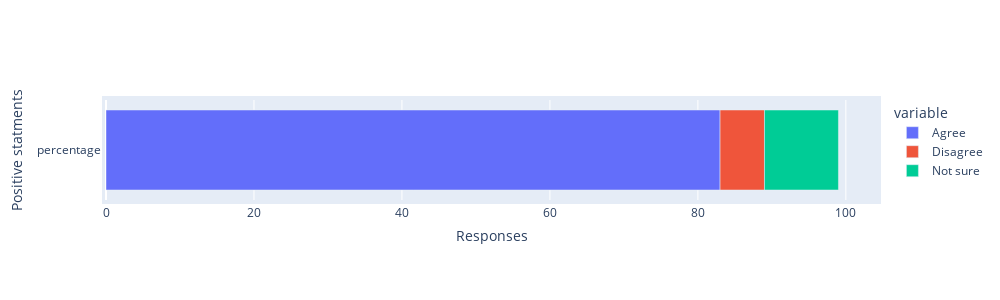

Notebook code for this chart:
### Markdown cell above
# **Visual analysis of the precentage of (Agree, Disagree, Not sure) of the Positive statment **

### Code cell
import plotly.express as px

fig = px.bar(dfPercentage, x=["Agree", "Disagree", "Not sure"],height=400)
fig.update_layout(
    autosize=True,
    width=1000,
    height=300,
    margin=dict(
        l=50,
        r=50,
        b=100,
        t=100,
        pad=4
    ),
)

fig.update_xaxes(title_text="Responses")
fig.update_yaxes(title_text="Positive statments")


fig.show()

### Figure 1 — Plotly figure (JSON) as saved in the notebook; plotly's stock layout.template omitted (floating-point values rounded to 4 significant figures)
{"data": [{"alignmentgroup": "True", "hovertemplate": "variable=Agree<br>value=%{x}<br>Questions=%{y}<extra></extra>", "legendgroup": "Agree", "marker": {"color": "#636efa", "pattern": {"shape": ""}}, "name": "Agree", "offsetgroup": "Agree", "orientation": "h", "showlegend": true, "textposition": "auto", "type": "bar", "x": [83], "xaxis": "x", "y": ["percentage"], "yaxis": "y"}, {"alignmentgroup": "True", "hovertemplate": "variable=Disagree<br>value=%{x}<br>Questions=%{y}<extra></extra>", "legendgroup": "Disagree", "marker": {"color": "#EF553B", "pattern": {"shape": ""}}, "name": "Disagree", "offsetgroup": "Disagree", "orientation": "h", "showlegend": true, "textposition": "auto", "type": "bar", "x": [6], "xaxis": "x", "y": ["percentage"], "yaxis": "y"}, {"alignmentgroup": "True", "hovertemplate": "variable=Not sure<br>value=%{x}<br>Questions=%{y}<extra></extra>", "legendgroup": "Not sure", "marker": {"color": "#00cc96", "pattern": {"shape": ""}}, "name": "Not sure", "offsetgroup": "Not sure", "orientation": "h", "showlegend": true, "textposition": "auto", "type": "bar", "x": [10], "xaxis": "x", "y": ["percentage"], "yaxis": "y"}], "layout": {"autosize": true, "barmode": "relative", "height": 300, "legend": {"title": {"text": "variable"}, "tracegroupgap": 0}, "margin": {"b": 100, "l": 50, "pad": 4, "r": 50, "t": 100}, "width": 1000, "xaxis": {"anchor": "y", "domain": [0, 1], "title": {"text": "Responses"}}, "yaxis": {"anchor": "x", "domain": [0, 1], "title": {"text": "Positive statments"}}}}
